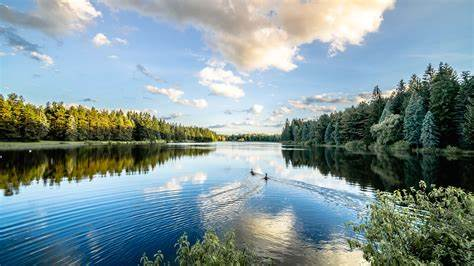
#> input picture Computer Vision/OIP.jpeg, 474 x 266 px
$ python translation.py
#> lines starting #> are read from the running program, lines starting #| are printed output that depends on the picture
import imutils
import cv2
img=cv2.imread("OIP.jpeg")
#> img is the input picture: shape (266, 474, 3); mean B, G, R 151.7, 148.3, 127.6
cv2.imshow("Original Image",img)
cv2.waitKey(0)
cv2.imwrite("translation.png",img)
shifted = imutils.translate(img, 25, -50)
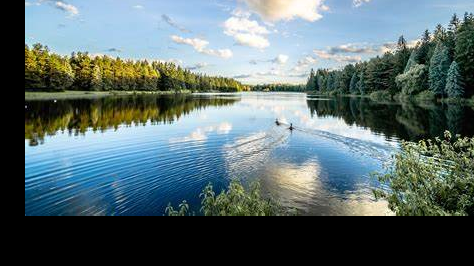
#> shifted: shape (266, 474, 3); mean B, G, R 111.3, 109.5, 91.8
cv2.imshow("Shifted",shifted)
cv2.waitKey(0)
cv2.destroyAllWindows()

$ run again, with Computer Vision/face.jpeg copied over Computer Vision/OIP.jpeg
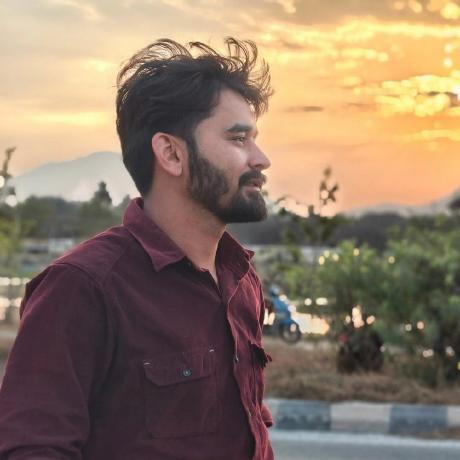
#> input picture Computer Vision/face.jpeg, 460 x 460 px
#> img is the input picture: shape (460, 460, 3); mean B, G, R 102.6, 120.9, 141.1
#> `shifted = imutils.translate(img, 25, -50)`:
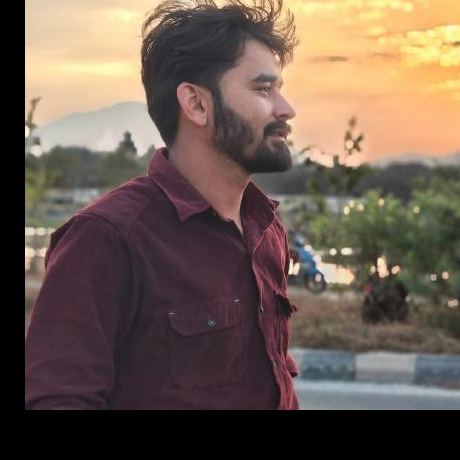
#> shifted: shape (460, 460, 3); mean B, G, R 80.6, 92.1, 108.5
